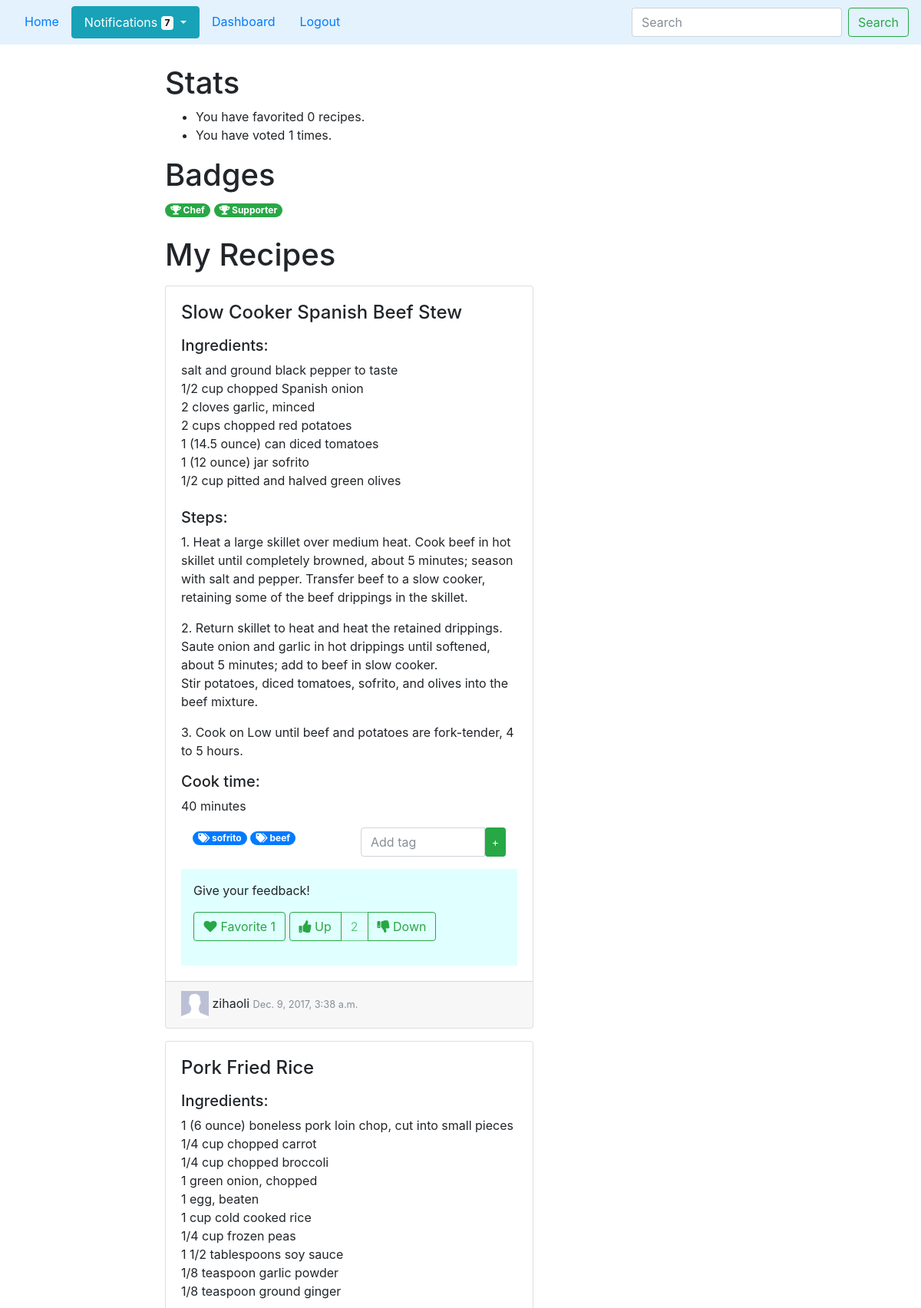
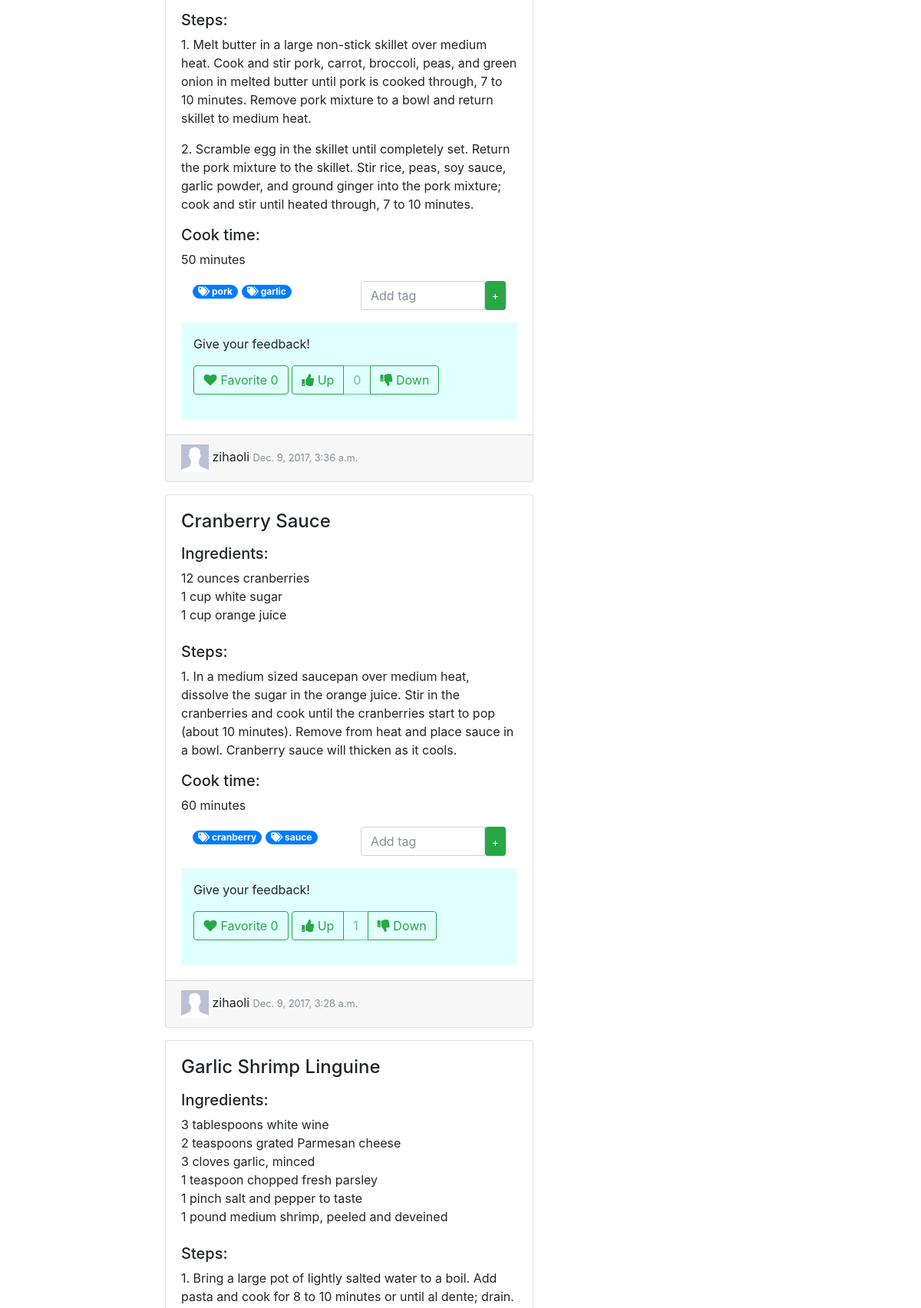
The page /recipes/dashboard (signed in, upper part) on the database its author committed (2 pictures, top to bottom).
### recipes/models.py (models this page shows, shortened)
class Content(models.Model):
	user = models.ForeignKey(User, blank=False, null=False)
	title = models.CharField(max_length=100)
	text = models.CharField(max_length=10000)
	created = models.DateTimeField(auto_now_add=True)
	minute = models.IntegerField(blank=False)

class Tag(models.Model):
	contents = models.ManyToManyField(Content)
	text = models.CharField(max_length=10, primary_key=True)

class Bloguser(models.Model):
	user = models.OneToOneField(User, on_delete=models.CASCADE)

### recipes/views.py (the view)
@login_required
def dashboard(request):
  context = {}
  context['contents'] = list(Content.objects.filter(user=request.user).order_by('-created'))
  for content in context['contents']:
    content.favCount = Favorite.objects.countOfContent(content)
    content.hasFav = Favorite.objects.getFavorite(request.user, content)
    content.voteCount = Vote.objects.countOfContent(content)
  context['badges'] = getBadges(request.user)
  context['notifications'] = getNotification(request.user)
  context['favCount'] = Favorite.objects.countOfUser(request.user)
  context['voteCount'] = Vote.objects.countOfUser(request.user)
  return render(request, 'recipes/dashboard.html', context)

### recipes/badges.py (called while the page is built)
def getBadges(User):
	badges = []
	if User.is_anonymous:
		return badges
	if Content.objects.filter(user=User).count() > 0:
		badges.append(("Chef", "You have your first recipe uploaded!"))
	for vote in Vote.objects.filter(user=User):
		if not vote.isUp:
			badges.append(("Critic", "Downvote is good!"))
			break;
	for vote in Vote.objects.filter(user=User):
		if vote.isUp:
			badges.append(("Supporter", "Upvote is good!"))
			break;
	return badges

### recipes/manager.py (called while the page is built)
  def countOfUser(self, user):
    if user.is_anonymous:
      return 0
    else:
      return self.get_queryset().filter(user=user).count()

  def countOfContent(self, content):
    return self.get_queryset().filter(content=content).count()

  def getFavorite(self, user, content):
    if user.is_anonymous:
      return None
    else:
      try:
        return self.get_queryset().get(user=user, content=content)
      except ObjectDoesNotExist:
        return None

  def countOfUser(self, user):
    if user.is_anonymous:
      return 0
    else:
      return self.get_queryset().filter(user=user).count()

  def countOfContent(self, content):
    rt = 0
    for v in self.get_queryset().filter(content=content):
      if v.isUp == True:
        rt += 1
      else:
        rt -= 1
    return rt

### recipes/notifications.py (called while the page is built)
def getNotification(user):
    if user.is_anonymous:
        return []
    else:
        return Notification.objects.filter(user=user).order_by('-created')

### recipes/templates/recipes/dashboard.html (shortened to what this page needs)
<html lang="en">
<head>
    {% load staticfiles %}
    <link href="{% static "css/bootstrap.min.css" %}" rel="stylesheet">
    <link href="{% static "css/fontawesome-all.min.css" %}" rel="stylesheet">
    <link href="{% static "css/recipes.css" %}" rel="stylesheet">
</head>
<body>
    {% block navbar %}{% include 'recipes/navbar.html' with active='dashboard' %}{% endblock %}
    <div class="container" style="margin-top: 4rem;">
        <div class="row">
            <div class="col-sm-8">
                {% block content %}
                    <h1>Stats</h1>
                    <div>
                        <ul>
                            <li>You have favorited {{ favCount }} recipes.</li>
                            <li>You have voted {{ voteCount }} times.</li>
                        </ul>
                    </div>
                    <h1>Badges</h1>
                    <div>
                        {% for name, info in badges %}
                            <span class="badge badge-pill badge-success" data-toggle="tooltip" data-placement="bottom" title="{{ info }}">
                            <i class="fa fa-trophy" aria-hidden="true"></i>
                            {{ name }}
                            </span>
                        {% endfor %}
                    </div>
                    <br>
                    <h1>My Recipes</h1>
                    <div>
                        {% include 'recipes/content.html' %}
                    </div>
                {% endblock %}
            </div>
        </div>
    </div>
</body>
</html>

### recipes/templates/recipes/content.html (shortened to what this page needs)
{% load static %}
{% for content in contents %}
<div class="card mt-3" id="content_{{ content.pk }}" style="width: 30rem;">
  <div class="card-body">
    <h4 class="card-title">{{ content.title }}</h4>
    <p class="card-text"> {{ content.text|safe|linebreaks }} </p>
    <p><h5>Cook time:</h5> {{ content.minute }} minutes </p>
    {% if not user.is_anonymous %}
      <div class="container">
        <div class="row">
          <div class="col-md-6">
            <div>
              {% for tag in content.tag_set.all %}
                <a href="search?searchQuery={{ tag.text }}"><span class="badge badge-pill badge-primary">
                  <i class="fa fa-tags" aria-hidden="true"></i>
                  {{ tag.text }}
                </span></a>
              {% endfor %}
            </div>
          </div>
          <div class="col-md-6">
            <form action="{% url 'addTag' %}" method="post">
              <div class="input-group">
                <input name="tag" type="text" class="form-control" placeholder="Add tag">
                <button class="btn btn-success btn-sm" type="submit" value="Submit">+</button>
              </div>
            </form>
          </div>
        </div>
      </div>
    {% endif %}
    {% if not user.is_anonymous %}
      {% include 'fav/fav_block.html' %}
    {% endif %}
  </div>
  <div class="card-footer">
      {% include 'recipes/picture_and_name.html' with bloguser=content.user.bloguser %}
      <small class="text-muted"> {{ content.created }} </small>
  </div>
</div>
{% endfor %}

### recipes/templates/fav/fav_block.html (shortened to what this page needs)
<div class="fav" style="background-color:lightcyan; padding: 1rem">
    <p>Give your feedback!</p>
	<form action="{% url 'fav' %}" method="POST">
		{% if content.hasFav %}
            <button class="btn btn-success my-2 my-sm-0" type="submit">
			    <i class="fa fa-heart" aria-hidden="true"></i> Favorite {{ content.favCount }}
            </button>
		{% else %}
            <button class="btn btn-outline-success my-2 my-sm-0" type="submit">
			    <i class="fa fa-heart" aria-hidden="true"></i> Favorite {{ content.favCount }}
            </button>
		{% endif %}
        <div class="btn-group" role="group" aria-label="...">
            {% if content.hasVote is 1 %}
                <a href="{% url 'voteUp' content.pk %}" class="btn btn-success my-2 my-sm-0">
                    <i class="fa fa-thumbs-up" aria-hidden="true"></i> Up
                </a>
            {% else %}
                <a href="{% url 'voteUp' content.pk %}" class="btn btn-outline-success my-2 my-sm-0">
                    <i class="fa fa-thumbs-up" aria-hidden="true"></i> Up
                </a>
            {% endif %}
            <button class="btn btn-outline-success my-2 my-sm-0" disabled> {{ content.voteCount }} </button>
            {% if content.hasVote is -1 %}
                <a href="{% url 'voteDown' content.pk %}" class="btn btn-success my-2 my-sm-0">
                    <i class="fa fa-thumbs-down" aria-hidden="true"></i> Down
                </a>
            {% else %}
                <a href="{% url 'voteDown' content.pk %}" class="btn btn-outline-success my-2 my-sm-0">
                    <i class="fa fa-thumbs-down" aria-hidden="true"></i> Down
                </a>
            {% endif %}
        </div>
		<br>
	</form>
</div>

### recipes/templates/recipes/picture_and_name.html (shortened to what this page needs)
{% load staticfiles %}
{% if bloguser.picture %}
	<img class="headshot" src="{% url 'photo' bloguser.pk %}" alt='user_img'>
{% else %}
	<img class="headshot" src="{% static 'images/dummyHead.png' %}" alt='user_img'>
{% endif %}
{{ bloguser.user.username }}

### recipes/static/css/recipes.css (style rules this page uses)
body { padding-top: 20px; }
.container { max-width: 800px; }
.headshot { height: 36px; width: 36px; }

### rows shown on the page
Content: title "Slow Cooker Spanish Beef Stew", text "Ingredients: salt and ground black pepper to taste 1/2 cup chopped Spanish onion 2 cloves garlic, minced 2 cups chopped red potatoes 1 (14.5 ounce) can diced tomatoes 1 (12 ounce) jar sofrito 1/2 cup pitted and halved green olives Steps: 1. Heat a large skillet over medium heat. Cook beef in hot skillet until completely browned, about 5 minutes; season with salt and pepper. Transfer beef to a slow cooker, retaining some of the beef drippings in the skillet. 2. Return skillet to heat and heat the retained drippings. Saute onion and garlic in hot drippings until softened, about 5 minutes; add to beef in slow cooker. Stir potatoes, diced tomatoes, sofrito, and olives into the beef mixture. 3.…", minute "40", favCount "1", shows "Up", voteCount "2", shows "Down", created "Dec. 9, 2017, 3:38 a.m."
Tag: text "sofrito"
Tag: text "beef"
Bloguser: user.username "zihaoli"
Content: title "Pork Fried Rice", text "Ingredients: 1 (6 ounce) boneless pork loin chop, cut into small pieces 1/4 cup chopped carrot 1/4 cup chopped broccoli 1 green onion, chopped 1 egg, beaten 1 cup cold cooked rice 1/4 cup frozen peas 1 1/2 tablespoons soy sauce 1/8 teaspoon garlic powder 1/8 teaspoon ground ginger Steps: 1. Melt butter in a large non-stick skillet over medium heat. Cook and stir pork, carrot, broccoli, peas, and green onion in melted butter until pork is cooked through, 7 to 10 minutes. Remove pork mixture to a bowl and return skillet to medium heat. 2. Scramble egg in the skillet until completely set. Return the pork mixture to the skillet. Stir rice, peas, soy sauce, garlic powder, and ground ginger into…", minute "50", favCount "0", shows "Up", voteCount "0", shows "Down", created "Dec. 9, 2017, 3:36 a.m."
Tag: text "pork"
Tag: text "garlic"
Content: {{ content.pk }} 3 (drawn), title "Cranberry Sauce", text "Ingredients: 12 ounces cranberries 1 cup white sugar 1 cup orange juice Steps: 1. In a medium sized saucepan over medium heat, dissolve the sugar in the orange juice. Stir in the cranberries and cook until the cranberries start to pop (about 10 minutes). Remove from heat and place sauce in a bowl. Cranberry sauce will thicken as it cools.", minute "60", favCount "0", shows "Up", voteCount "1", shows "Down", created "Dec. 9, 2017, 3:28 a.m."
Tag: text "cranberry"
Tag: text "sauce"
Content: title "Garlic Shrimp Linguine", text "Ingredients: 3 tablespoons white wine 2 teaspoons grated Parmesan cheese 3 cloves garlic, minced 1 teaspoon chopped fresh parsley 1 pinch salt and pepper to taste 1 pound medium shrimp, peeled and deveined Steps: 1. Bring a large pot of lightly salted water to a boil. Add pasta and cook for 8 to 10 minutes or until al dente; drain."

### other values the page prints
{{ notifications.count }} "7"
{{ favCount }} "0"
{{ voteCount }} "1"
{{ name }} "Chef" "Supporter"
